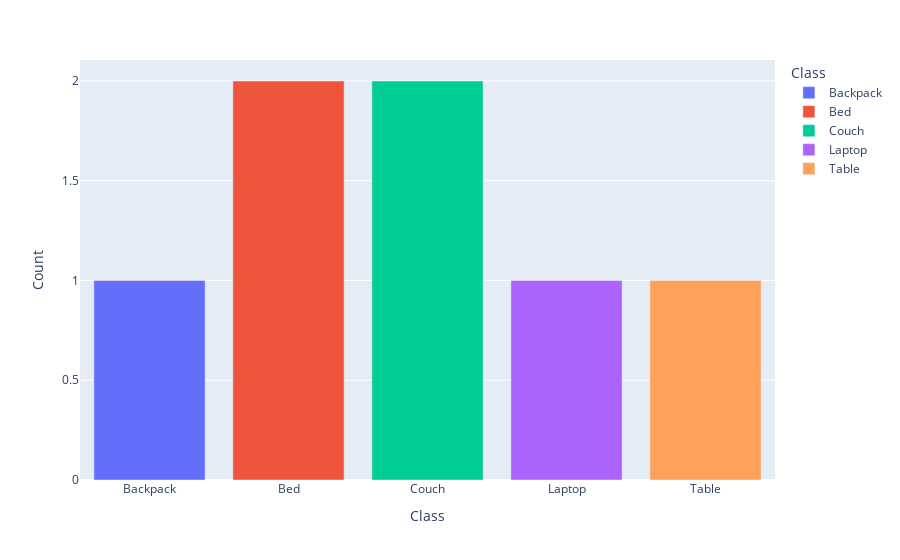

Notebook source saved alongside this figure:
### Code cell
import plotly.express as px
# data_canada = px.data.gapminder().query("country == 'Canada'")
fig = px.bar(df_terbaru, x='Class', y='Count', color='Class')
fig.show()

### Figure 1 — Plotly figure (JSON) as saved in the notebook; plotly's stock layout.template omitted (floating-point values rounded to 4 significant figures)
{"data": [{"alignmentgroup": "True", "hovertemplate": "Class=%{x}<br>Count=%{y}<extra></extra>", "legendgroup": "Backpack", "marker": {"color": "#636efa", "pattern": {"shape": ""}}, "name": "Backpack", "offsetgroup": "Backpack", "orientation": "v", "showlegend": true, "textposition": "auto", "type": "bar", "x": ["Backpack"], "xaxis": "x", "y": [1], "yaxis": "y"}, {"alignmentgroup": "True", "hovertemplate": "Class=%{x}<br>Count=%{y}<extra></extra>", "legendgroup": "Bed", "marker": {"color": "#EF553B", "pattern": {"shape": ""}}, "name": "Bed", "offsetgroup": "Bed", "orientation": "v", "showlegend": true, "textposition": "auto", "type": "bar", "x": ["Bed"], "xaxis": "x", "y": [2], "yaxis": "y"}, {"alignmentgroup": "True", "hovertemplate": "Class=%{x}<br>Count=%{y}<extra></extra>", "legendgroup": "Couch", "marker": {"color": "#00cc96", "pattern": {"shape": ""}}, "name": "Couch", "offsetgroup": "Couch", "orientation": "v", "showlegend": true, "textposition": "auto", "type": "bar", "x": ["Couch"], "xaxis": "x", "y": [2], "yaxis": "y"}, {"alignmentgroup": "True", "hovertemplate": "Class=%{x}<br>Count=%{y}<extra></extra>", "legendgroup": "Laptop", "marker": {"color": "#ab63fa", "pattern": {"shape": ""}}, "name": "Laptop", "offsetgroup": "Laptop", "orientation": "v", "showlegend": true, "textposition": "auto", "type": "bar", "x": ["Laptop"], "xaxis": "x", "y": [1], "yaxis": "y"}, {"alignmentgroup": "True", "hovertemplate": "Class=%{x}<br>Count=%{y}<extra></extra>", "legendgroup": "Table", "marker": {"color": "#FFA15A", "pattern": {"shape": ""}}, "name": "Table", "offsetgroup": "Table", "orientation": "v", "showlegend": true, "textposition": "auto", "type": "bar", "x": ["Table"], "xaxis": "x", "y": [1], "yaxis": "y"}], "layout": {"barmode": "relative", "legend": {"title": {"text": "Class"}, "tracegroupgap": 0}, "margin": {"t": 60}, "xaxis": {"anchor": "y", "categoryarray": ["Backpack", "Bed", "Couch", "Laptop", "Table"], "categoryorder": "array", "domain": [0, 1], "title": {"text": "Class"}}, "yaxis": {"anchor": "x", "domain": [0, 1], "title": {"text": "Count"}}}}
